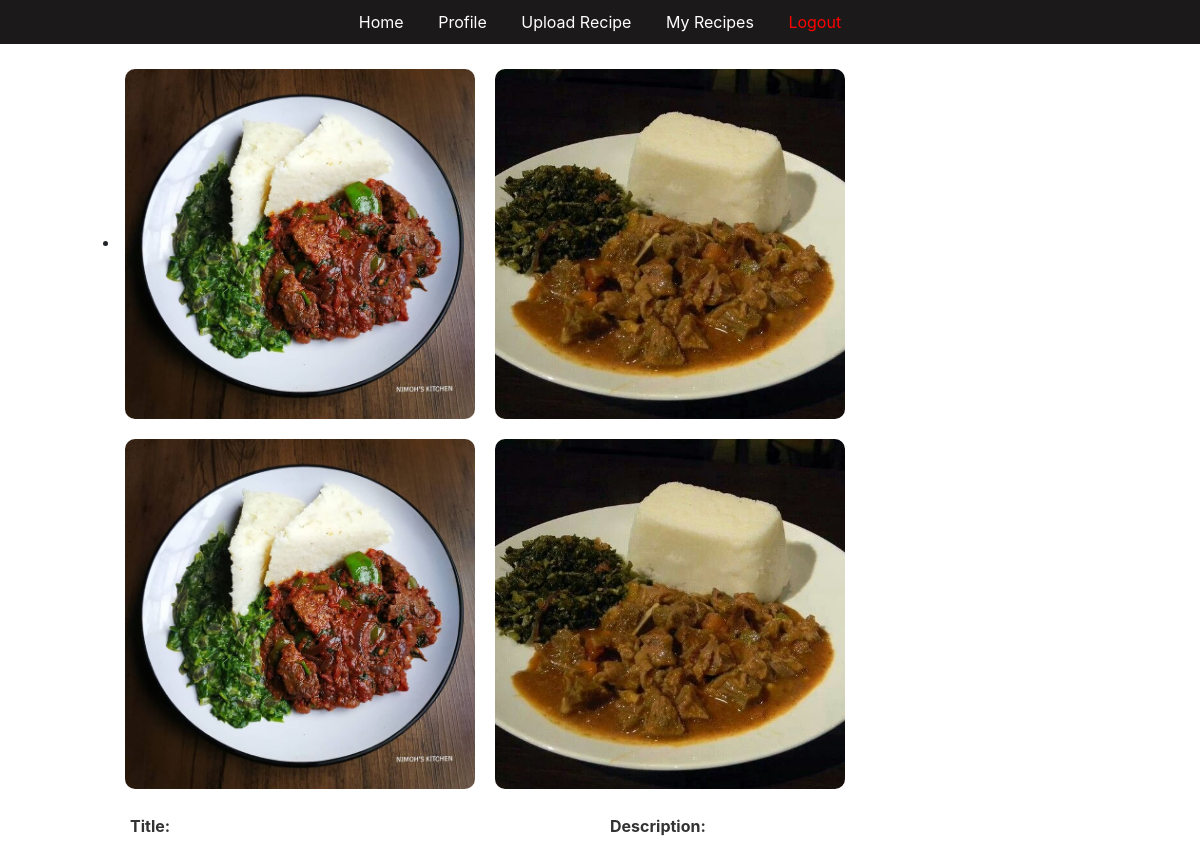
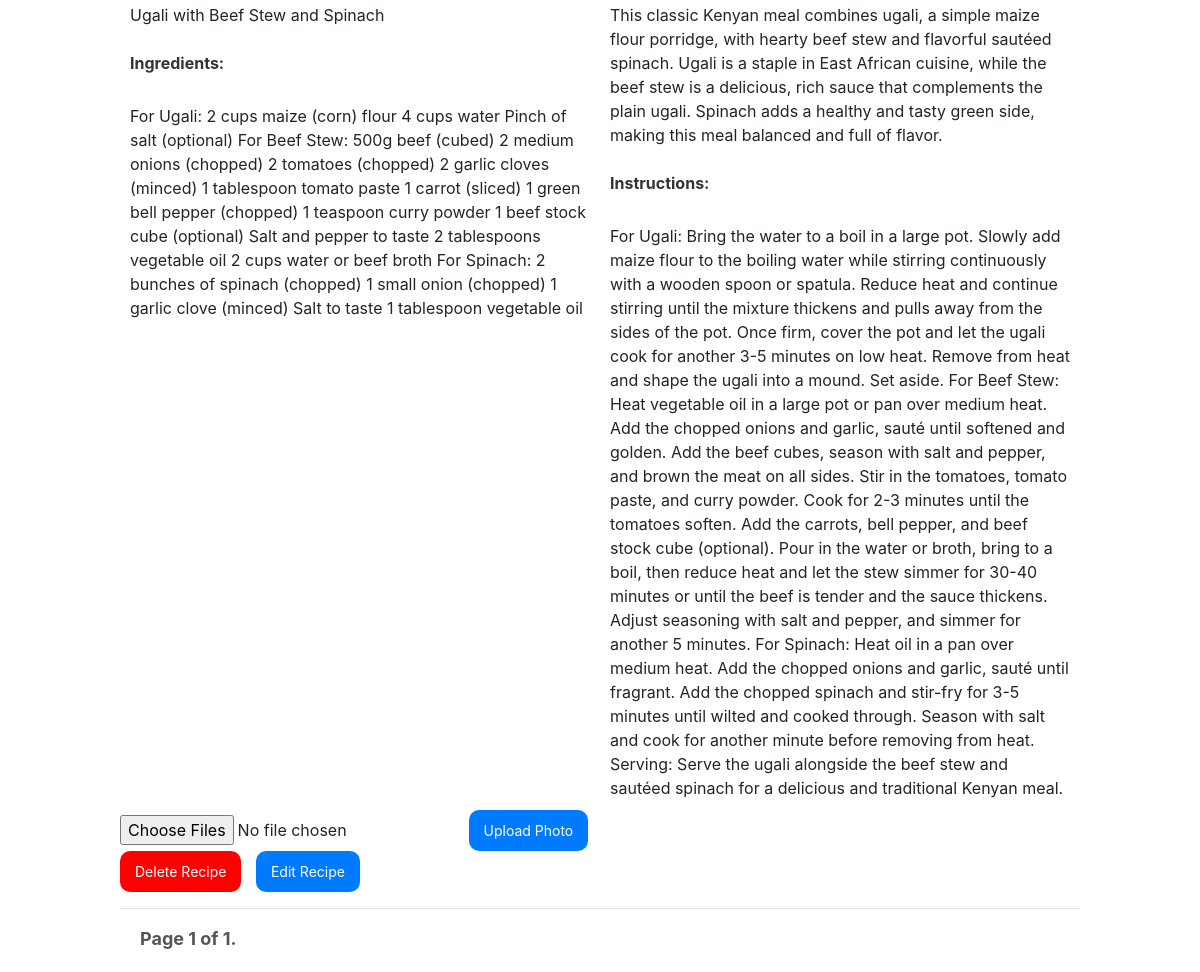
Screenshot of /my_recipes/ (signed in) with the database file from the repository (2 pictures, top to bottom).
### recipes/models.py (models this page shows, shortened)
class FoodPhoto(models.Model):
    recipe = models.ForeignKey(Recipe, related_name='photos', on_delete=models.CASCADE)
    image = models.ImageField(upload_to='food_photos/')

class Recipe(models.Model):
    title = models.CharField(max_length=200)
    ingredients = models.TextField()
    description = models.TextField()
    instructions = models.TextField()
    user = models.ForeignKey(User, on_delete=models.CASCADE, null=True)
    food_photo = models.ImageField(upload_to='food_photos/', blank=True, null=True)
    average_rating = models.FloatField(default=0.0)

### recipes/views.py (the view)
# urls.py: path('my_recipes/', views.recipe_list, name='recipe_list'),
@login_required
def recipe_list(request):
    recipes = Recipe.objects.filter(user=request.user)
    for recipe in recipes:
        user_rating = RecipeRating.objects.filter(user=request.user, recipe=recipe).values_list('rating', flat=True).first()
        recipe.user_rating = user_rating if user_rating is not None else 0
    paginator = Paginator(recipes, 2)
    page_number = request.GET.get('page')
    page_obj = paginator.get_page(page_number)
    return render(request, 'recipe_list.html', {'page_obj': page_obj})

### recipes/templates/recipe_list.html (shortened to what this page needs)
{% extends 'base.html' %}
{% block content %}
<ul id="recipe-list">
    {% for recipe in page_obj %}
    <li>
        {% if recipe.photos.all %}
        <div class="photo-gallery">
            <div class="food-photo-grid">
                {% for photo in recipe.photos.all %}
                <div class="photo-container" id="photo-{{ photo.id }}">
                    <img src="{{ photo.image.url }}" alt="Food Photo" class="food-photo">
                </div>
                {% endfor %}
            </div>
        </div>
        {% endif %}
        <div class="recipe-details">
            <div class="recipe-info">
                <strong>Title:</strong><br>{{ recipe.title }}<br><br>
                <strong>Ingredients:</strong><br>{{ recipe.ingredients }}<br>
            </div>
            <div class="recipe-info">
                <strong>Description:</strong><br>{{ recipe.description }}<br><br>
                <strong>Instructions:</strong><br>{{ recipe.instructions }}<br>
            </div>
        </div>
        <div class="upload-photo-form">
            <form action="{% url 'upload_food_photo' recipe.id %}" method="POST" enctype="multipart/form-data">
                <input type="file" name="image" accept="image/*" multiple required>
                <button type="submit" id="Upload-Photo-btn">Upload Photo</button>
            </form>
        </div>
        {% if recipe.user == user %}
        <div class="recipe-options">
            <form action="{% url 'delete_recipe' recipe.id %}" method="POST" class="delete-recipe-form">
                <button type="submit" id="delete-recipe-btn">Delete Recipe</button>
                <a href="{% url 'edit_recipe' recipe.id %}" id="edit-recipe-btn">Edit Recipe</a>
            </form>
        </div>
        {% endif %}
    </li>
    <hr>
    {% endfor %}
</ul>
<div class="pagination">
    <span class="step-links">
        <span class="current">
            Page {{ page_obj.number }} of {{ page_obj.paginator.num_pages }}.
        </span>
    </span>
</div>
{% endblock %}

### recipes/static/css/styles.css (style rules this page uses)
* { margin: 0; padding: 0; box-sizing: border-box; }
body { font-family: Arial, sans-serif; background-color: #f8f9fa; margin: 0; padding: 0; }
.food-photo-grid { display: flex; flex-wrap: wrap; gap: 10px; }
.food-photo { width: 100px; height: 100px; object-fit: cover; border-radius: 10px; transition: transform 0.3s ease; }
.recipe-details { display: flex; justify-content: space-between; margin-top: 20px; }
body { font-family: 'Arial', sans-serif; background-color: #f0f2f5; margin: 0; padding: 0; }
body { font-family: 'Arial', sans-serif; background-color: #f4f4f9; margin: 0; padding: 0; box-sizing: border-box; }
.pagination { display: flex; gap: 10px; }
.pagination span { margin: 0 10px; font-weight: bold; font-size: 18px; color: #555; }
.photo-gallery { margin-bottom: 10px; }
.food-photo-grid { display: flex; flex-wrap: wrap; }
.photo-container { position: relative; margin: 5px; }
.food-photo { border-radius: 10px; width: 350px; height: 350px; object-fit: cover; }
.recipe-details { display: flex; flex-wrap: wrap; margin-top: 10px; }
.recipe-info { flex: 1 1 45%; padding: 10px; }
.recipe-info strong { display: block; margin-bottom: 5px; }
#Upload-Photo-btn { display: inline-block; padding: 10px 15px; font-size: 14px; color: white; text-decoration: none; border-radius: 10px; margin-right: 10px; transition: background-color 0.3s ease; cursor: pointer; background-color: #007bff; max-width: 25%; outline: none; }
#delete-recipe-btn { display: inline-block; padding: 10px 15px; font-size: 14px; background-color: red; color: white; text-decoration: none; border-radius: 10px; margin-right: 10px; transition: background-color 0.3s ease; cursor: pointer; }
#edit-recipe-btn { display: inline-block; padding: 10px 15px; font-size: 14px; color: white; text-decoration: none; border-radius: 10px; margin-right: 10px; transition: background-color 0.3s ease; cursor: pointer; background-color: #007bff; max-width: 25%; }
body { font-family: Arial, sans-serif; background-color: #f4f4f9; margin: 0; padding: 0; }
strong { color: #333; }
button { padding: 10px 20px; font-size: 16px; border-radius: 5px; border: none; cursor: pointer; margin: 10px 5px; }

### rows the page displays
Recipe: title "Ugali with Beef Stew and Spinach", ingredients "For Ugali: 2 cups maize (corn) flour 4 cups water Pinch of salt (optional) For Beef Stew: 500g beef (cubed) 2 medium onions (chopped) 2 tomatoes (chopped) 2 garlic cloves (minced) 1 tablespoon tomato paste 1 carrot (sliced) 1 green bell pepper (chopped) 1 teaspoon curry powder 1 beef stock cube (optional) Salt and pepper to taste 2 tablespoons vegetable oil 2 cups water or beef broth For Spinach: 2 bunches of spinach (chopped) 1 small onion (chopped) 1 garlic clove (minced) Salt to taste 1 tablespoon vegetable oil", description "This classic Kenyan meal combines ugali, a simple maize flour porridge, with hearty beef stew and flavorful sautéed spinach. Ugali is a staple in East African cuisine, while the beef stew is a delicious, rich sauce that complements the plain ugali. Spinach adds a healthy and tasty green side, making this meal balanced and full of flavor.", instructions "For Ugali: Bring the water to a boil in a large pot. Slowly add maize flour to the boiling water while stirring continuously with a wooden spoon or spatula. Reduce heat and continue stirring until the mixture thickens and pulls away from the sides of the pot. Once firm, cover the pot and let the ugali cook for another 3-5 minutes on low heat. Remove from heat and shape the ugali into a mound. Set aside. For Beef Stew: Heat vegetable oil in a large pot or pan over medium heat. Add the chopped onions and garlic, sauté until softened and golden. Add the beef cubes, season with salt and pepper, and brown the meat on all sides. Stir in the tomatoes, tomato paste, and curry powder. Cook for 2-3…", shows "Delete Recipe"
FoodPhoto: image (picture)
FoodPhoto: image (picture)
FoodPhoto: image (picture)
FoodPhoto: image (picture)

### other values shown
{{ page_obj.number }} "1"
{{ page_obj.paginator.num_pages }} "1"
